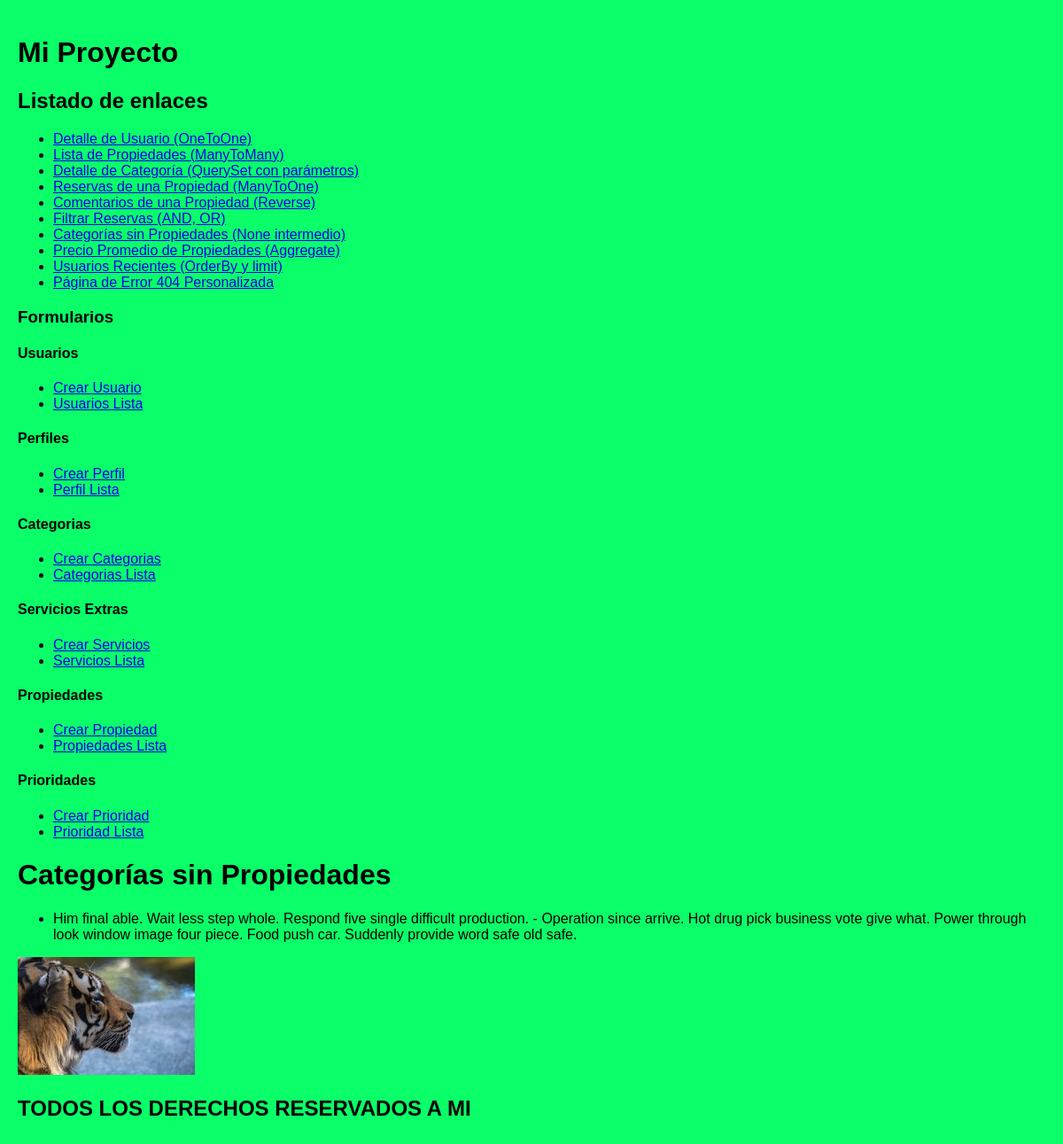
Page /categorias/none/ on the earlier database version.
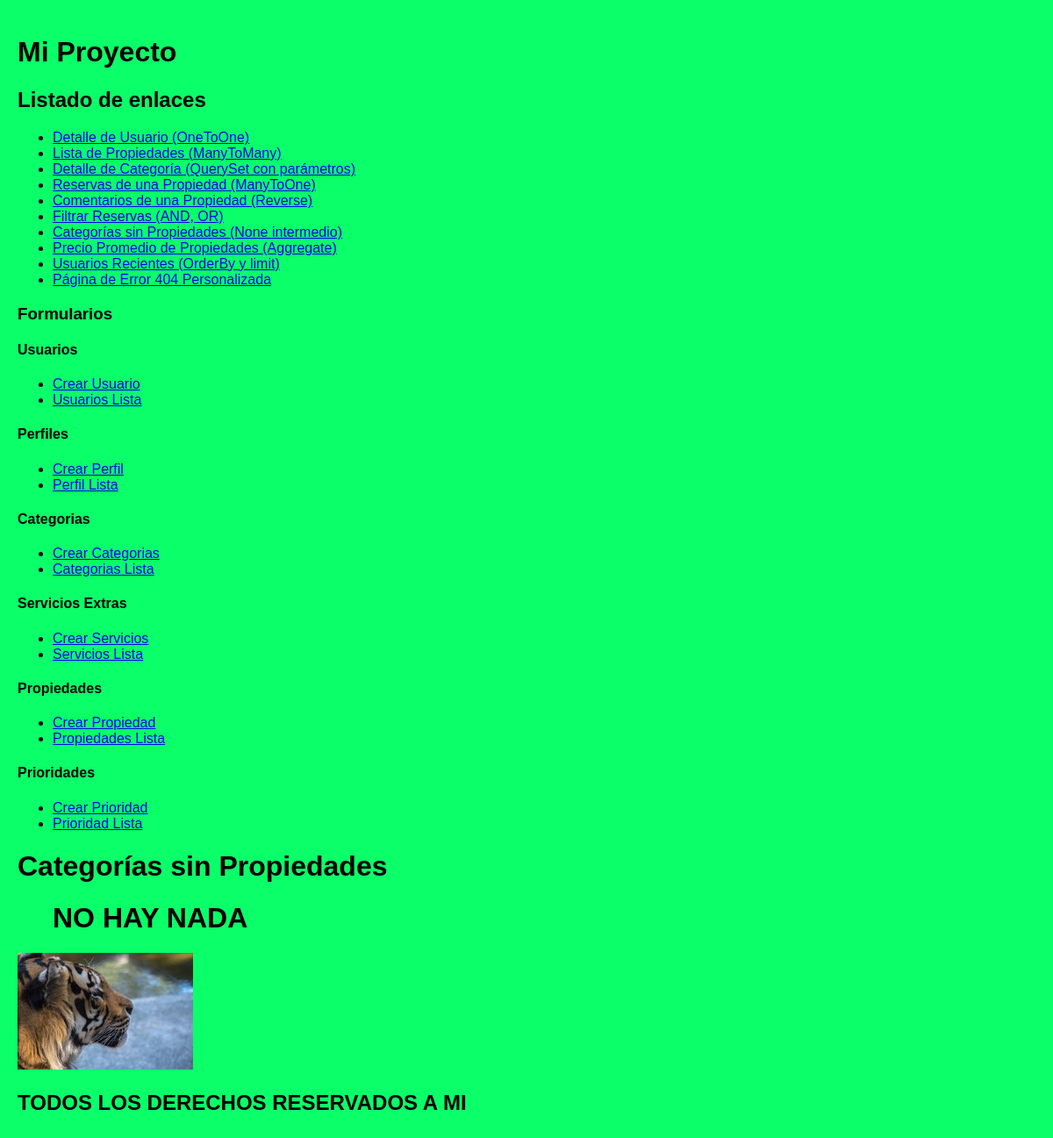
Same page on the later database version.
### alquiler/models.py (models this page shows)
class Categoria(models.Model):
    nombre = models.CharField(max_length=100)
    descripcion = models.TextField()
    premiun = models.BooleanField()
    principal = models.BooleanField()

### alquiler/views.py (the view)
# urls.py: path('categorias/none/', views.categorias_sin_propiedades, name='categorias_sin_propiedades'),  # None intermedio
def categorias_sin_propiedades(request):
    categorias = Categoria.objects.filter(propiedades=None)
    return render(request, 'categorias_sin_propiedades.html', {'categorias': categorias})

### alquiler/templates/categorias_sin_propiedades.html
{% extends "principal.html" %}
    {%block contenido%}
        <h1>Categorías sin Propiedades</h1>
        <ul>
            {% for categoria in categorias %}
                {%include "plantillas/plantilla_categorias_sin_propiedades.html"%}
                {%empty%}
                <h1>NO HAY NADA</h1>
            {% endfor %}
        </ul>
    {%endblock%}

### alquiler/templates/plantillas/plantilla_categorias_sin_propiedades.html
<li>{{ categoria.nombre |capfirst }} - {{ categoria.descripcion }}</li>

Differences in the rows shown:
removed Categoria: nombre "Him final able. Wait less step whole. Respond five single difficult production.", descripcion "Operation since arrive. Hot drug pick business vote give what. Power through look window image four piece. Food push car. Suddenly provide word safe old safe."
Other differences:
text now shown: "NO HAY NADA"
